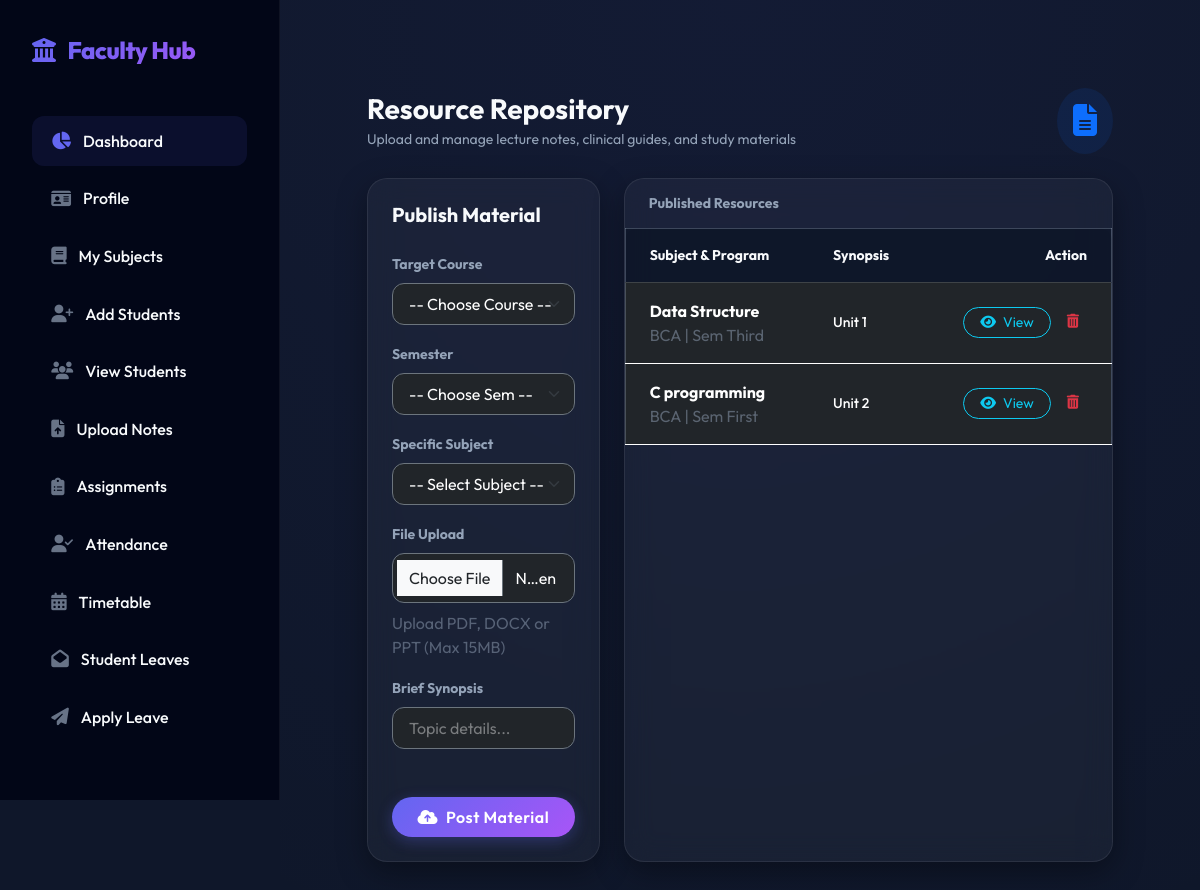
The page /Teacher/Addnotes/ (signed in) on the database its author committed.
### Teacher/models.py (models this page shows)
class tbl_notes(models.Model):
    notes_file=models.FileField(upload_to="Assets/Notes/")
    notes_content=models.CharField(max_length=50)
    subject=models.ForeignKey(tbl_subject,on_delete=models.CASCADE)
    teacher=models.ForeignKey(tbl_teacher,on_delete=models.CASCADE)

### Admin/models.py (models this page shows)
class tbl_subject(models.Model):
    subject_name=models.CharField(max_length=100)
    course = models.ForeignKey(tbl_course,on_delete=models.CASCADE)
    semester = models.ForeignKey(tbl_semester,on_delete=models.CASCADE)

class tbl_course(models.Model):
    course_name=models.CharField(max_length=60)
    department = models.ForeignKey(tbl_department,on_delete=models.CASCADE)

class tbl_semester(models.Model):
    semester_name=models.CharField(max_length=50)

### Teacher/views.py (the view)
# urls.py: path('Addnotes/',views.Addnotes,name="Addnotes"),
def Addnotes(request):
  teacher =  tbl_teacher.objects.get(id=request.session['tid'])
  department = teacher.department
  coursedata=tbl_course.objects.filter(department=department)
  semesterdata=tbl_semester.objects.all()
  addnotesdata=tbl_notes.objects.filter(teacher=teacher)
  if request.method=="POST":
    file = request.FILES.get("file_note")
    content = request.POST.get("txt_content")
    subject = tbl_subject.objects.get(id=request.POST.get("sel_subject"))
    tbl_notes.objects.create(notes_file=file,notes_content=content,teacher=teacher,subject=subject)
    return render(request,"Teacher/Addnotes.html",{'msg':"Data Inserted..."})
  else:
    return render(request,"Teacher/Addnotes.html",{'coursedata':coursedata,'semesterdata':semesterdata,'addnotesdata':addnotesdata})

### Teacher/context_processors.py (called while the page is built)
def teacher_sidebar_context(request):
    is_class_teacher = False
    tid = request.session.get('tid')
    if tid:
        try:
            teacher = tbl_teacher.objects.get(id=tid)
            is_class_teacher = tbl_assignclass.objects.filter(teacher=teacher).exists()
        except tbl_teacher.DoesNotExist:
            is_class_teacher = False
    return {
        'is_class_teacher': is_class_teacher
    }

### Teacher/Templates/Teacher/Addnotes.html (shortened to what this page needs)
{% extends 'Teacher/Head.html' %}
{% load static %}
{% block content %}
<div class="container-fluid py-4">
    <div class="row pt-4 justify-content-center">
        <div class="col-lg-11">
            <div class="d-flex align-items-center justify-content-between mb-4">
                <div>
                    <h2 class="h3 fw-bold mb-1">Resource Repository</h2>
                    <p class="text-muted small mb-0">Upload and manage lecture notes, clinical guides, and study materials</p>
                </div>
                <div class="bg-primary bg-opacity-10 text-primary p-3 rounded-circle">
                    <i class="fas fa-file-alt fa-2x"></i>
                </div>
            </div>
            <div class="row g-4">
                <div class="col-xl-4">
                    <div class="card bg-white bg-opacity-5 border border-white border-opacity-10 rounded-4 shadow-sm h-100 animate-slideIn">
                        <div class="card-body p-4">
                            <h5 class="fw-bold mb-4">Publish Material</h5>
                            <form action="" method="post" enctype="multipart/form-data">
                                <div class="mb-3">
                                    <label class="form-label text-muted small fw-bold uppercase">Target Course</label>
                                    <select name="sel_course" id="sel_course" class="form-select bg-dark border-secondary text-white py-2" required>
                                        <option value="">-- Choose Course --</option>
                                    </select>
                                </div>
                                <div class="mb-3">
                                    <label class="form-label text-muted small fw-bold uppercase">Semester</label>
                                    <select name="sel_semester" id="sel_semester" class="form-select bg-dark border-secondary text-white py-2" required>
                                        <option value="">-- Choose Sem --</option>
                                    </select>
                                </div>
                                <div class="mb-3">
                                    <label class="form-label text-muted small fw-bold uppercase">Specific Subject</label>
                                    <select name="sel_subject" id="sel_subject" class="form-select bg-dark border-secondary text-white py-2" required>
                                        <option value="">-- Select Subject --</option>
                                    </select>
                                </div>
                                <div class="mb-3">
                                    <label class="form-label text-muted small fw-bold uppercase">File Upload</label>
                                    <input type="file" name="file_note" class="form-control bg-dark border-secondary text-white" required>
                                    <div class="smaller text-muted mt-2 opacity-50">Upload PDF, DOCX or PPT (Max 15MB)</div>
                                </div>
                                <div class="mb-4">
                                    <label class="form-label text-muted small fw-bold uppercase">Brief Synopsis</label>
                                    <input type="text" name="txt_content" class="form-control bg-dark border-secondary text-white py-2" placeholder="Topic details..." required>
                                </div>
                                <div class="d-grid mt-5">
                                    <button type="submit" class="btn btn-primary py-2 rounded-pill shadow-sm fw-bold">
                                        <i class="fas fa-cloud-upload-alt me-2"></i>Post Material
                                    </button>
                                </div>
                            </form>
                        </div>
                    </div>
                </div>
                <div class="col-xl-8">
                    <div class="card bg-white bg-opacity-5 border border-white border-opacity-10 rounded-4 shadow-sm overflow-hidden h-100 animate-fadeIn">
                        <div class="card-header bg-white bg-opacity-5 py-3 px-4 border-0">
                            <h5 class="mb-0 fw-bold small text-muted uppercase letter-spacing-1">Published Resources</h5>
                        </div>
                        <div class="table-responsive">
                            <table class="table table-dark table-hover mb-0 align-middle">
                                <thead class="bg-white bg-opacity-5 border-0">
                                    <tr>
                                        <th class="px-4 py-3 border-0 small text-muted uppercase">Subject & Program</th>
                                        <th class="px-4 py-3 border-0 small text-muted uppercase">Synopsis</th>
                                        <th class="px-4 py-3 border-0 small text-muted uppercase text-end">Action</th>
                                    </tr>
                                </thead>
                                <tbody>
                                    {% for i in addnotesdata %}
                                    <tr class="border-white border-opacity-5">
                                        <td class="px-4 py-3">
                                            <div class="fw-bold">{{ i.subject.subject_name }}</div>
                                            <div class="smaller text-muted opacity-50">{{ i.subject.course.course_name }} | Sem {{ i.subject.semester.semester_name }}</div>
                                        </td>
                                        <td class="px-4 py-3">
                                            <div class="small fw-medium">{{ i.notes_content }}</div>
                                        </td>
                                        <td class="px-4 py-3 text-end">
                                            <div class="d-flex justify-content-end gap-2">
                                                <a href="{{ i.notes_file.url }}" class="btn btn-sm btn-outline-info rounded-pill px-3" target="_blank">
                                                    <i class="fas fa-eye me-1"></i> View
                                                </a>
                                                <a href="{% url 'Teacher:delnotes' i.id %}" class="btn btn-sm btn-outline-danger border-0 rounded-circle" onclick="return confirm('Archive this Resource?')">
                                                    <i class="fas fa-trash-alt"></i>
                                                </a>
                                            </div>
                                        </td>
                                    </tr>
                                    {% empty %}
                                    <tr>
                                        <td colspan="3" class="text-center py-5 text-muted opacity-50">No resources published to Repository.</td>
                                    </tr>
                                    {% endfor %}
                                </tbody>
                            </table>
                        </div>
                    </div>
                </div>
            </div>
        </div>
    </div>
</div>
{% endblock %}

### Teacher/Templates/Teacher/Head.html (style rules this page uses)
:root { --primary-color: #6366f1; --primary-hover: #4f46e5; --secondary-color: #10b981; --dark-bg: #0f172a; --card-bg: rgba(255, 255, 255, 0.05); --glass-border: rgba(255, 255, 255, 0.1); --text-main: #f8fafc; --text-muted: #94a3b8; }
body { font-family: 'Outfit', sans-serif; background-color: var(--dark-bg); color: var(--text-main); margin: 0; display: flex; }
.bg-white, .bg-light, .bg-transparent, .container, .container-fluid, .card-body, .main-panel, .content-wrapper, .modal-content { background-color: transparent !important; background: transparent !important; }
.card:not(.bg-primary):not(.bg-success):not(.bg-danger) { background: rgba(255, 255, 255, 0.04) !important; border: 1px solid rgba(255, 255, 255, 0.08) !important; color: #f8fafc !important; }
.animate-fadeIn, .animate-slideIn, .animate-slideUp, [class*="animate-"], .fade, .show { opacity: 1 !important; visibility: visible !important; transform: none !important; }
h1, h2, h3, h4, h5, h6, p, span, td, th, label, .form-label, strong, b { color: #f8fafc; }
body { color: var(--text-main); background-color: var(--dark-bg); }
h1, h2, h3, h4, h5, h6, label, p, td, th, span { color: var(--text-main); }
.text-muted { color: var(--text-muted) !important; }
input, select, textarea { color: #ffffff !important; background-color: rgba(255, 255, 255, 0.05) !important; border: 1px solid rgba(255, 255, 255, 0.15) !important; border-radius: 12px !important; padding: 0.75rem 1rem !important; }
input::placeholder { color: rgba(255, 255, 255, 0.4) !important; }
option { background-color: #1e293b; color: white; }
.card { background: rgba(255, 255, 255, 0.08) !important; backdrop-filter: blur(14px) !important; border: 1px solid rgba(255, 255, 255, 0.2) !important; border-radius: 20px !important; box-shadow: 0 10px 30px rgba(0, 0, 0, 0.35) !important; }
.table { color: #e2e8f0 !important; background: rgba(15, 23, 42, 0.75) !important; border-radius: 12px; border: 1px solid rgba(148, 163, 184, 0.35); }
.table th, .table td { vertical-align: middle; border-top: 1px solid rgba(226, 232, 240, 0.15); }
.table thead th { background: rgba(15, 23, 42, 0.85); color: #f8fafc !important; border-bottom: 2px solid rgba(99, 102, 241, 0.4); }
.btn-primary { background: linear-gradient(135deg, #6366f1, #a855f7) !important; border: none !important; box-shadow: 0 4px 15px rgba(99, 102, 241, 0.3) !important; transition: all 0.3s cubic-bezier(0.4, 0, 0.2, 1) !important; font-weight: 600 !important; letter-spacing: 0.5px !important; }

### rows shown on the page
tbl_notes: subject.subject_name "Data Structure", subject.course.course_name "BCA", subject.semester.semester_name "Third", notes_content "Unit 1"
tbl_notes: subject.subject_name "C programming", subject.course.course_name "BCA", subject.semester.semester_name "First", notes_content "Unit 2"
